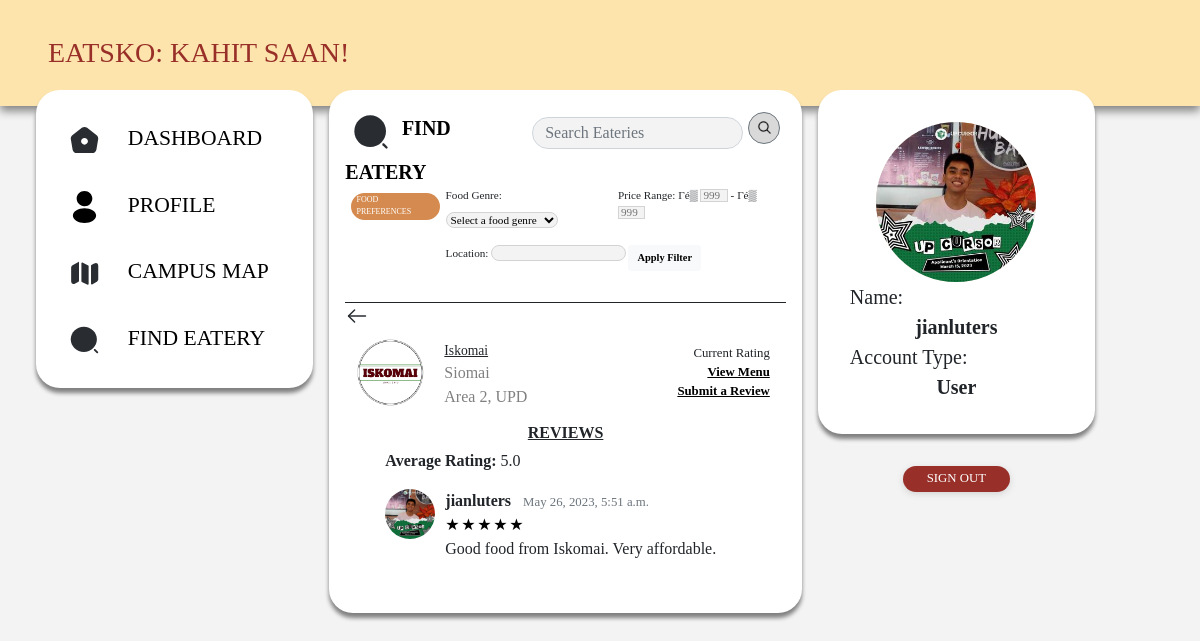
The page /user/eaterypagereviews/3 (signed in) on the database as committed earlier.
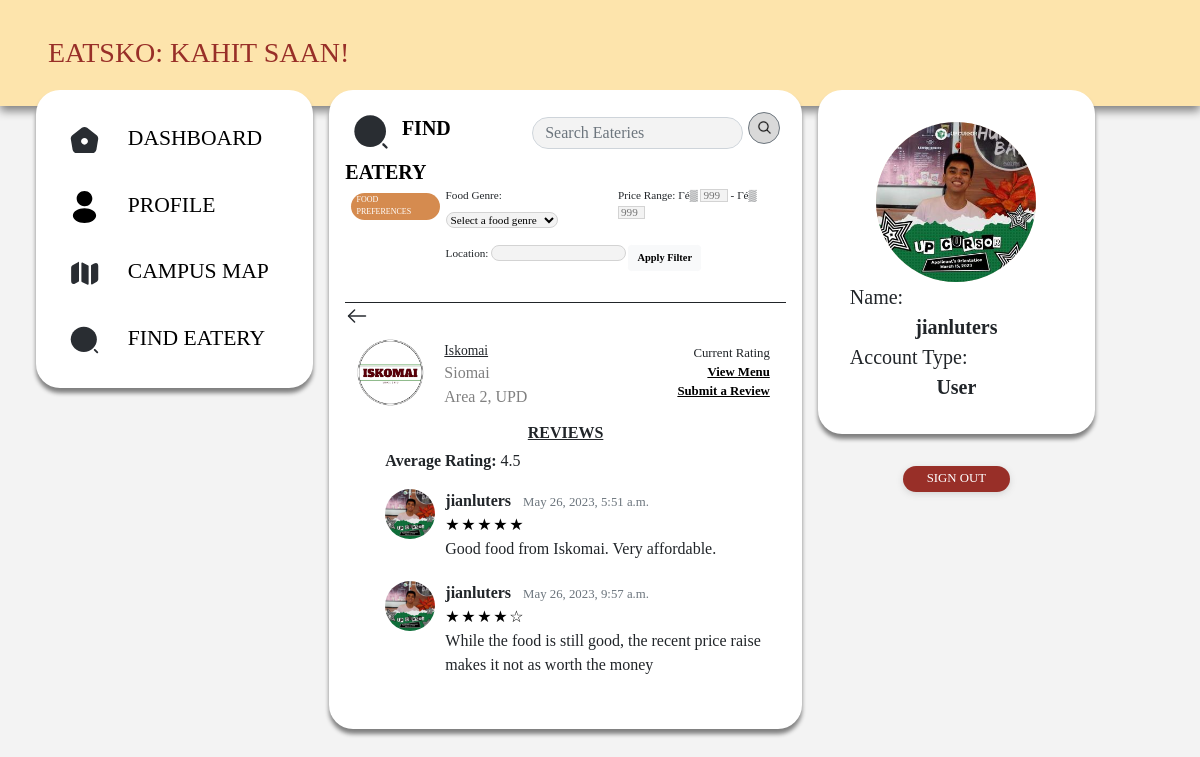
The same page on the database as committed later.
### userdashboard/models.py (models this page shows, shortened)
class FoodGenre(models.Model):
    name = models.CharField(max_length=100)
    def __str__(self):
        return f'{self.name}'

class Review(models.Model):
    RATING_CHOICES = (
        (1, 'Bad'),
        (2, 'Fair'),
        (3, 'Average'),
        (4, 'Good'),
        (5, 'Excellent')
    )
    rating = models.IntegerField(choices=RATING_CHOICES)
    comment = models.TextField()
    eatery = models.ForeignKey(Eatery, on_delete=models.CASCADE, null=True, related_name='ratings')
    profile = models.ForeignKey(Profile, on_delete=models.CASCADE)
    date_posted = models.DateTimeField(default=timezone.now)

class Profile(models.Model):
    user = models.OneToOneField(User, null=True, on_delete=models.CASCADE, related_name='user_profile')
    account_type = models.CharField(max_length=100, default='User')
    profile_picture = models.ImageField(default='profile_pics/default.png', upload_to='profile_pics')
    preffered_genres = models.ManyToManyField(FoodGenre, blank=True)
    eatery = models.ForeignKey(Eatery, null=True, on_delete=models.SET_NULL)

### userdashboard/views.py (the view)
# urls.py: path('eaterypagereviews/<int:eatery_id>', views.eaterypagereviews, name='userdashboard-eaterypagereviews'),
@visitor_required
def eaterypagereviews(request, eatery_id):
    context['page'] = 'eaterypage'
    context['eatery'] = Eatery.objects.get(id=eatery_id)
    context['reviews'] = Review.objects.filter(eatery=context['eatery'])
    context['average_rating'] = context['reviews'].aggregate(Avg('rating'))['rating__avg']
    context['range_five'] = [1, 2, 3, 4, 5]
    return render(request, 'userdashboard/eaterypagereviews.html', context)

### userdashboard/forms.py
class UserUpdateForm(UserCreationForm):
    email = forms.EmailField()
    class Meta:
        model = User
        fields = ['username', 'email', 'password1', 'password2']

class ProfileUpdateForm(forms.ModelForm):
    class Meta:
        model = Profile
        fields = ['profile_picture', 'preffered_genres']

### userdashboard/views.py (called while the page is built)
def is_visitor(user):
    return user.groups.filter(name="visitor").exists()

### userdashboard/templates/userdashboard/eaterypagereviews.html (shortened to what the changed rows need)
{% extends "userdashboard/base.html" %}
{% block content %}
{% load static %}
<div class="d-flex flex-column">
    <div class="d-flex eatery-info-container p-1 align-items-end">
        <div class="flex-column p-1">
            <div class="eatery-name">{{ eatery.eatery_name }}</div>
            <div class="eatery-other-info">{% for genre in eatery.food_genres.all %}{{genre}} {% endfor %}</div>
            <div class="eatery-other-info"> {{ eatery.location }} </div>
        </div>
    </div>
    {% if reviews %}
    <ul>
        <p><strong>Average Rating:</strong> {{ average_rating }}</p>
        {% for review in reviews %}
          <li class="review-item">
            <div class="review-profile-picture">
              <img src="{{ review.profile.user.user_profile.profile_picture.url }}" alt="Profile Picture">
            </div>
            <div class="review-content">
              <strong> {{ review.profile.user.username }}</strong> &nbsp; <small class="text-muted">{{review.date_posted }}</small> <br>
              <div class="star-rating">
                {% for i in range_five%}
                  {% if i <= review.rating %}
                    <span class="star">&#9733;</span>
                  {% else %}
                    <span class="star">&#9734;</span>
                  {% endif %}
                {% endfor %}
              </div>
              {{ review.comment }}<br>
            </div>
          </li>
        {% endfor %}
      </ul>
    {% else %}
      <p>No reviews available for this eatery.</p>
    {% endif %}
</div>
{% endblock content %}

Rows that differ between the two databases and show on the page:
added Review: profile.user.user_profile.profile_picture (picture), profile.user.username "jianluters", date_posted "May 26, 2023, 9:57 a.m.", rating 4 (drawn), comment "While the food is still good, the recent price raise makes it not as worth the money"
Other text that changed with them:
{{ average_rating }}: "5.0" → "4.5"
